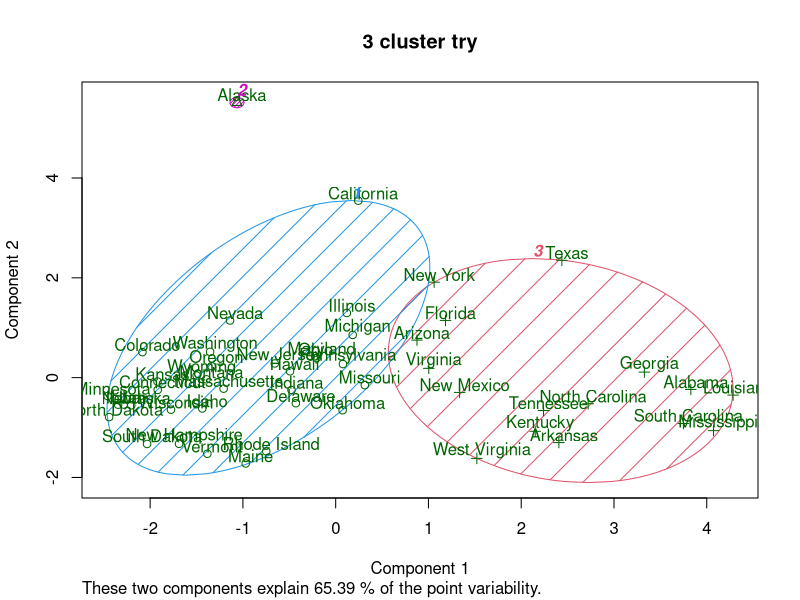
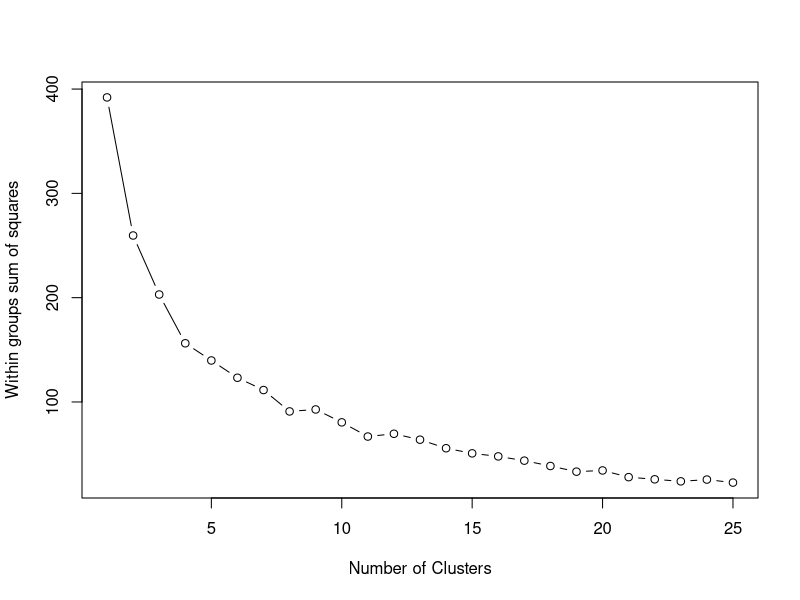
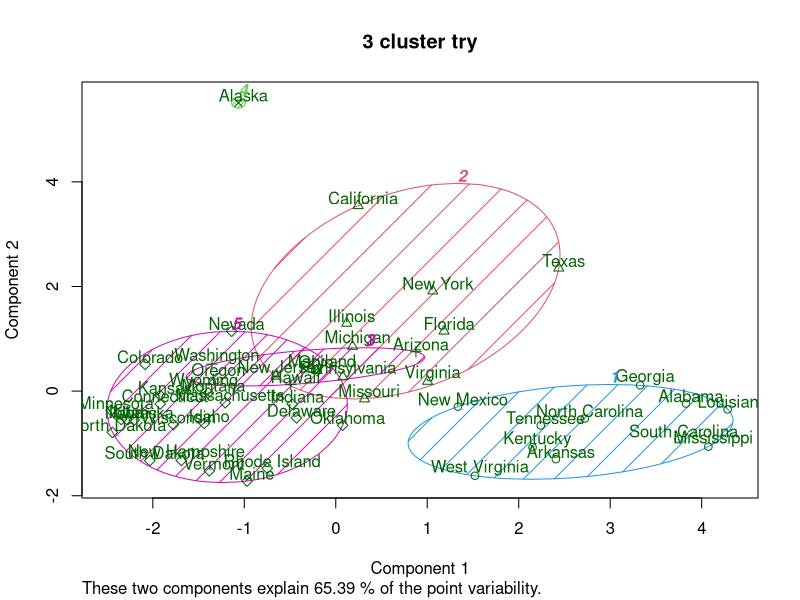

Recreate these plots in R, in order.
#!/usr/bin/env Rscript
# Author: Alan Morgan

library(datasets);
library(cluster)

# Send the output to a pdf!
pdf(file="clustering.pdf")

# We want to delete duplicates and scale.
data = na.omit(state.x77)
data = scale(data)

myClusters = kmeans(data, 3)
clusplot(data, myClusters$cluster,
	color=TRUE, shade=TRUE, labels=2, lines=0, main="3 cluster try")

# Determine number of clusters
wss <- (nrow(data)-1)*sum(apply(data,2,var))
for (i in 2:25) wss[i] <- sum(kmeans(data, 
  	centers=i)$withinss)
plot(1:25, wss, type="b", xlab="Number of Clusters",
  ylab="Within groups sum of squares")

myClusters = kmeans(data, 5)
myClusters
clusplot(data, myClusters$cluster,
	color=TRUE, shade=TRUE, labels=2, lines=0, main="3 cluster try")

dev.off()
